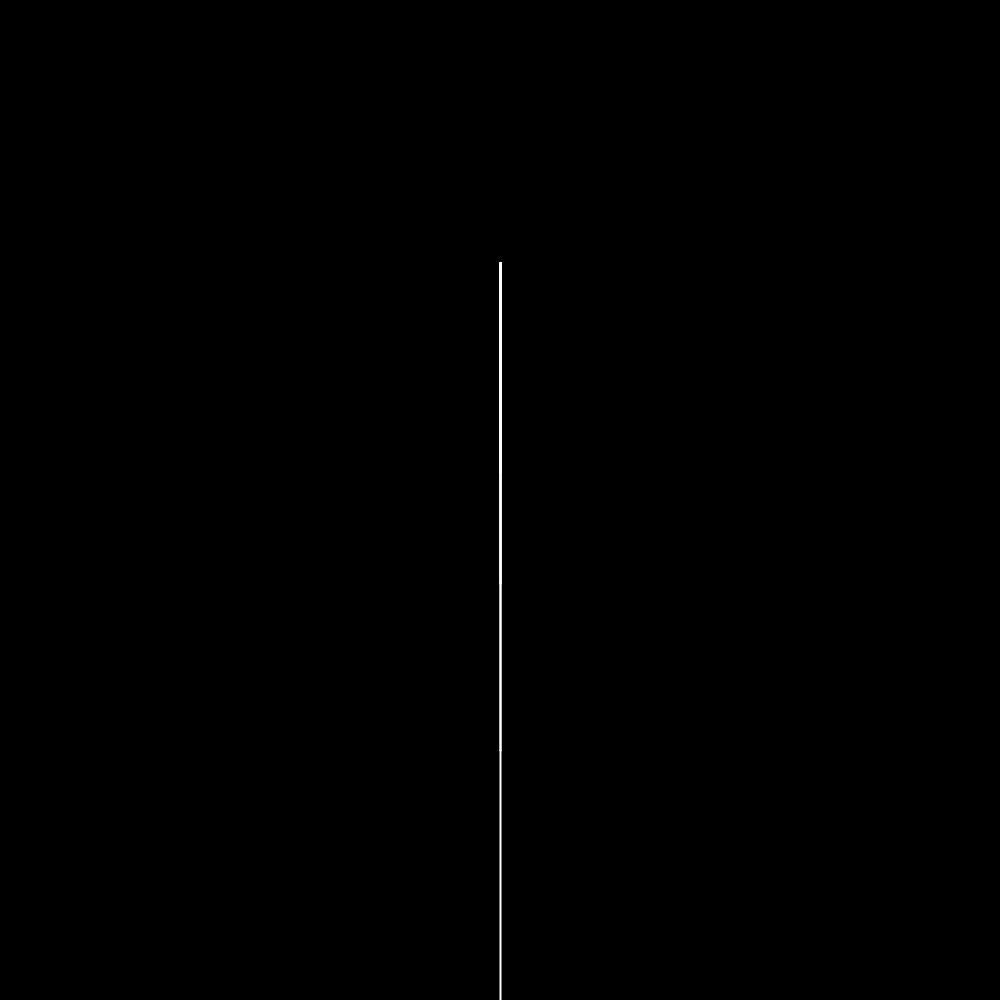
Frame 1 (no input)
Frame 60 (the mouse pressed at the canvas centre just before this capture): identical to frame 1, image omitted
Frame 120 (the mouse held since frame 60 and released just before this capture): identical to frame 1, image omitted

The Processing sketch that drew this single still picture (run headless with seeded random() and noise(); from frame 60 on, the mouse is pressed at the canvas centre):

// Processing sketch: Arbre
// ── Arbre.pde
double K = (double)(2.0 / 3.0);
float angle = 0 ;
float theta = 0;

boolean ok = false;

/*//////////////////////////
Click on the left button to see the animation and click
on the right button in order to stop it
You can use the mouse's wheel to increment the angle manualy
*///////////////////////////

void branche(float h){
  
  stroke(255);
  h *= K;
  
  if(h > 5){
    
    pushMatrix();
    
    rotate(angle);
    line(0, 0 , 0 , -h);
    translate(0,-h);
    branche(h);
     
    popMatrix(); 
    
    pushMatrix();
    
    rotate(-angle);
    line(0, 0 , 0 , -h);
    translate(0,-h);
    branche(h);
    
    popMatrix();

  }
}

void setup(){
  //fullScreen();
  size(1000,1000);
  
  stroke(255);
  strokeWeight(2);
  
  theta = 0;
  
}

void draw(){
  
  background(0);
  //angle = radians((mouseX / float(width)) * 90.0); // l'angle depend de la position de la souris
  
  if(ok){
    angle += PI/15;    // l'angle s'incremente automatiquement et attend avec delay
    
    translate(width/2 , height);
    line(0 , 0 , 0 , -height/4);
    translate(0,-height/4);
    branche(height/4);
    
    delay(150);
  }
  else if(!ok){
    
    println(angle);
    
    translate(width/2 , height);
    line(0 , 0 , 0 , -height/4);
    translate(0,-height/4);
    branche(height/4);   
  }
}

void mousePressed(){
  if(mouseButton == LEFT){
    ok = true;
  }
  
  else if(mouseButton == RIGHT){
    ok = false;
 }
}

void mouseWheel(MouseEvent event) {
  float e = event.getCount();
  if(e == -1){
    angle += PI/15; 
  }
  else if(e == 1){
    angle -= PI/15;
  }
}
